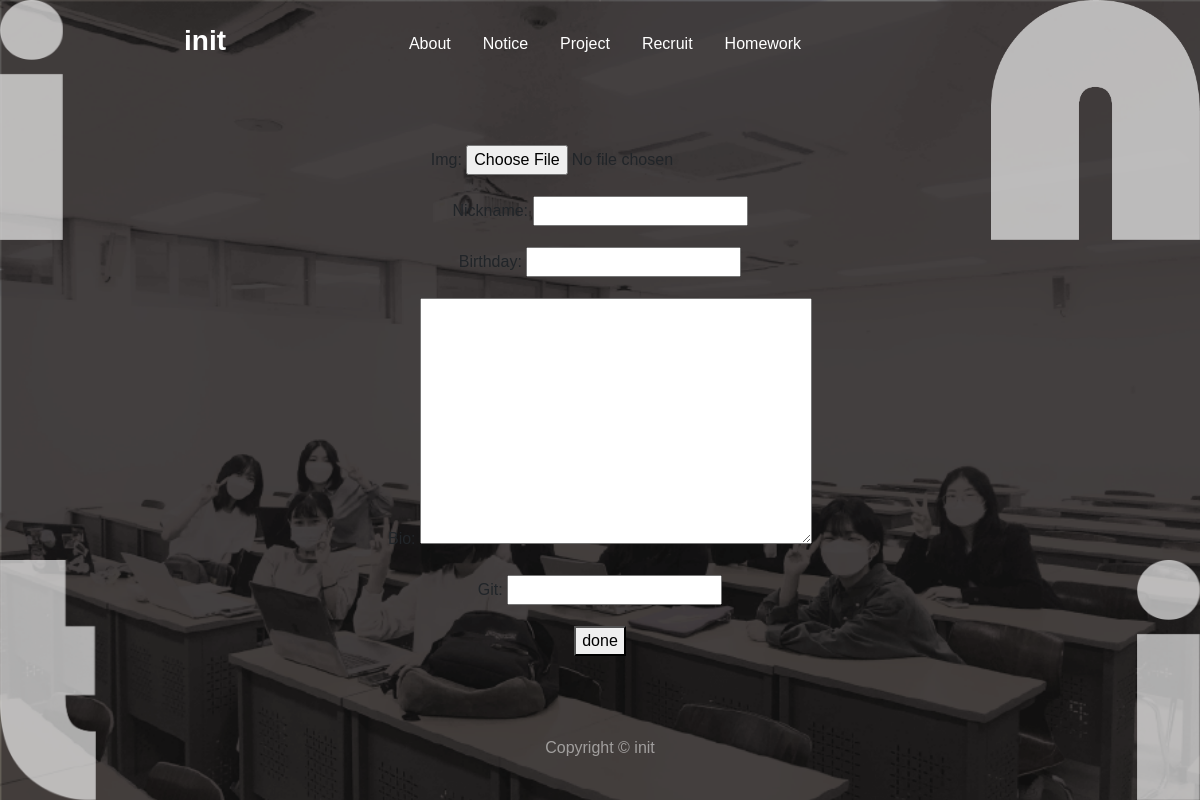
/accounts/profile/update/ (signed in), run on an earlier commit of the app's database.
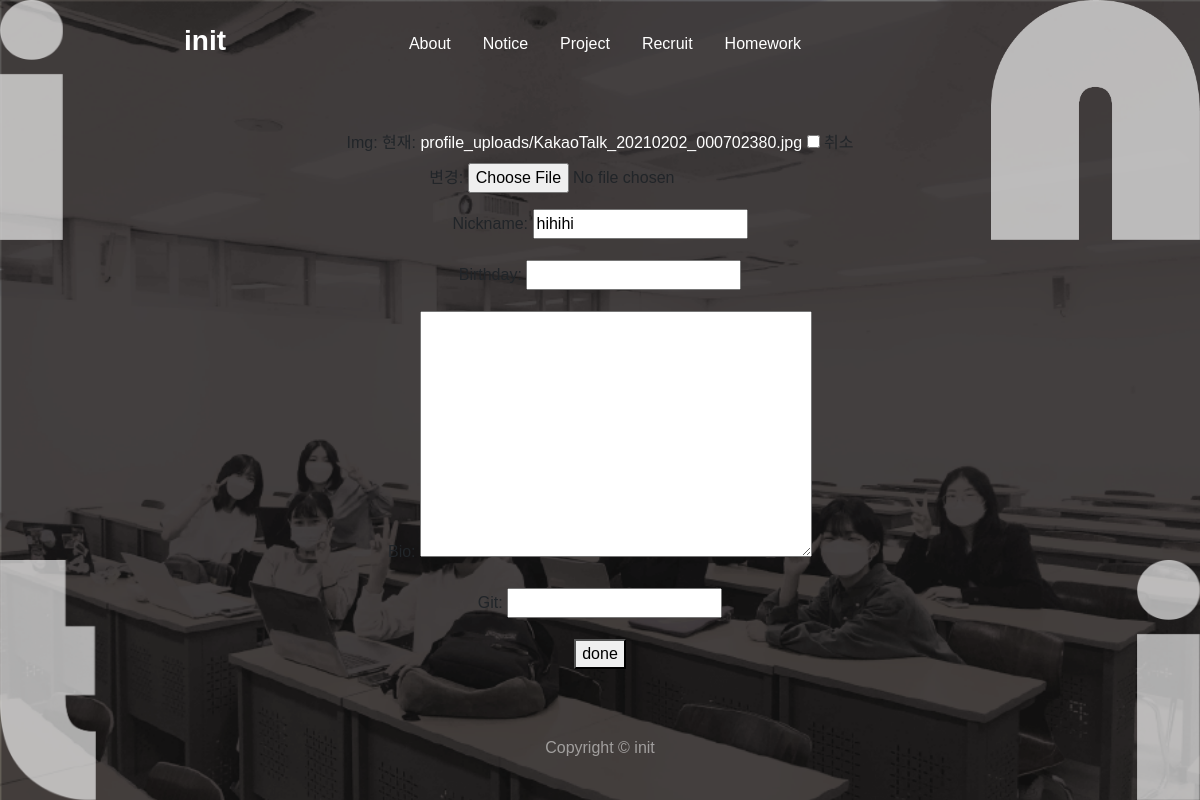
And on a later commit of the database.
### mysite/models.py (models this page shows)
class Profile(models.Model):
    user = models.OneToOneField(settings.AUTH_USER_MODEL, on_delete=models.CASCADE)
    nickname = models.CharField(max_length=10, null=True, blank=True)
    bio = models.TextField(null=True, blank=True)
    img = ProcessedImageField(upload_to=profile_upload_to, null=True, blank=True, processors=[Thumbnail(200,200),], format='JPEG', options={'quality':90,})
    birthday = models.DateField(null=True, blank=True)
    git = models.URLField(max_length=60, null=True, blank=True)

### mysite/views.py (the view)
# urls.py: path('accounts/profile/update/', mysite.views.update_profile, name='update_profile'),
def update_profile(request):
    user = request.user
    if request.method == 'POST':
        form = ProfileForm(request.POST, request.FILES, instance=user.profile)
        if form.is_valid():
            form.save()
            return redirect('/')
    else:
	    form = ProfileForm(instance=user.profile)
    return render(request, 'profile_update.html', {'form': form})

### mysite/forms.py
class ProfileForm(forms.ModelForm):
    class Meta:
        model = Profile
        fields = ['img', 'nickname', 'birthday', 'bio', 'git']

### mysite/templates/profile_update.html
{% extends 'base.html' %} {% load static %} {% block contents %}
<form method="POST" enctype="multipart/form-data">
  {% csrf_token %} {% include "form_errors.html" %}{{form.as_p}}
  <button type="submit">done</button>
</form>
{%endblock %}

What changed in the data, as far as the page shows it:
now on this page (row edited): Profile: nickname "hihihi"
Also different on the page:
form field as_p: (not shown) → "☐"
text no longer shown: "Img: Nickname: Birthday: Bio: Git:"
text now shown: "Img: 현재: profile_uploads/KakaoTalk_20210202_000702380.jpg 취소 변경: Nickname: Birthday: Bio: Git:"
